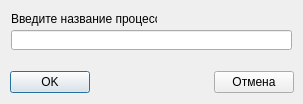
<?xml version="1.0" encoding="UTF-8"?>
<ui version="4.0">
 <class>NewProcessForm</class>
 <widget class="QDialog" name="NewProcessForm">
  <property name="geometry">
   <rect>
    <x>0</x>
    <y>0</y>
    <width>303</width>
    <height>104</height>
   </rect>
  </property>
  <property name="minimumSize">
   <size>
    <width>303</width>
    <height>104</height>
   </size>
  </property>
  <property name="maximumSize">
   <size>
    <width>303</width>
    <height>104</height>
   </size>
  </property>
  <property name="windowTitle">
   <string>Запуск процесса</string>
  </property>
  <widget class="QWidget" name="layoutWidget">
   <property name="geometry">
    <rect>
     <x>10</x>
     <y>70</y>
     <width>284</width>
     <height>25</height>
    </rect>
   </property>
   <layout class="QHBoxLayout" name="horizontalLayout_2">
    <item>
     <widget class="QPushButton" name="pushButton">
      <property name="text">
       <string>OK</string>
      </property>
     </widget>
    </item>
    <item>
     <spacer name="horizontalSpacer">
      <property name="orientation">
       <enum>Qt::Horizontal</enum>
      </property>
      <property name="sizeType">
       <enum>QSizePolicy::Fixed</enum>
      </property>
      <property name="sizeHint" stdset="0">
       <size>
        <width>120</width>
        <height>20</height>
       </size>
      </property>
     </spacer>
    </item>
    <item>
     <widget class="QPushButton" name="pushButton_2">
      <property name="text">
       <string>Отмена</string>
      </property>
     </widget>
    </item>
   </layout>
  </widget>
  <widget class="QLabel" name="label">
   <property name="geometry">
    <rect>
     <x>11</x>
     <y>11</y>
     <width>146</width>
     <height>16</height>
    </rect>
   </property>
   <property name="text">
    <string>Введите название процесса:</string>
   </property>
  </widget>
  <widget class="QLineEdit" name="lineEdit">
   <property name="geometry">
    <rect>
     <x>11</x>
     <y>30</y>
     <width>281</width>
     <height>20</height>
    </rect>
   </property>
  </widget>
 </widget>
 <resources/>
 <connections/>
</ui>
